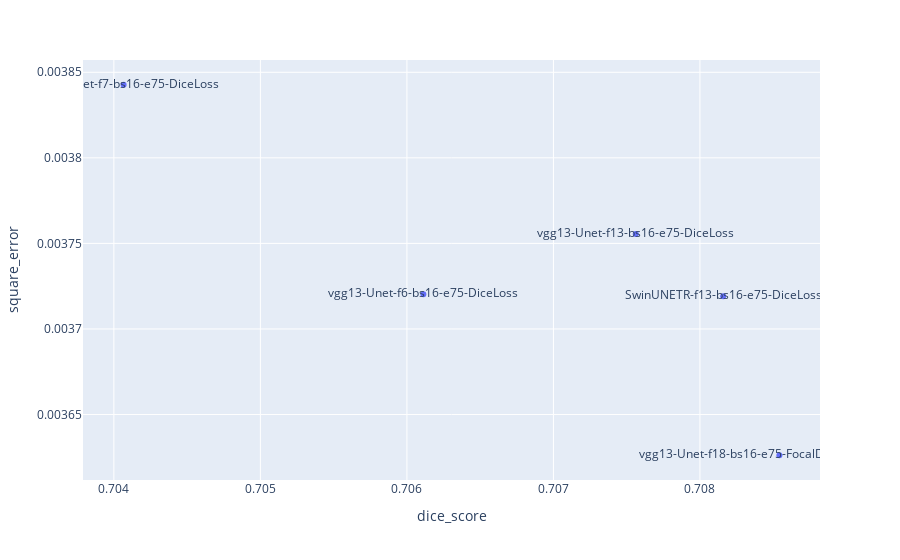

The notebook cell this image was saved under:
### Code cell
# Create a scatterplot with plotly express
import plotly.express as px
fig = px.scatter(df, x="dice_score", y="square_error", text="name")
fig.show()

### Figure 1 — Plotly figure (JSON) as saved in the notebook; plotly's stock layout.template omitted (floating-point values rounded to 4 significant figures)
{"data": [{"hovertemplate": "dice_score=%{x}<br>square_error=%{y}<br>name=%{text}<extra></extra>", "legendgroup": "", "marker": {"color": "#636efa", "symbol": "circle"}, "mode": "markers+text", "name": "", "orientation": "v", "showlegend": false, "text": ["vgg13-Unet-f18-bs16-e75-FocalDiceBoundaryLoss", "SwinUNETR-f13-bs16-e75-DiceLoss", "vgg13-Unet-f13-bs16-e75-DiceLoss", "vgg13-Unet-f6-bs16-e75-DiceLoss", "vgg13-Unet-f7-bs16-e75-DiceLoss"], "x": [0.7085, 0.7082, 0.7076, 0.7061, 0.7041], "xaxis": "x", "y": [0.003626, 0.003719, 0.003755, 0.00372, 0.003843], "yaxis": "y", "type": "scatter"}], "layout": {"xaxis": {"anchor": "y", "domain": [0.0, 1.0], "title": {"text": "dice_score"}}, "yaxis": {"anchor": "x", "domain": [0.0, 1.0], "title": {"text": "square_error"}}, "legend": {"tracegroupgap": 0}, "margin": {"t": 60}}}
